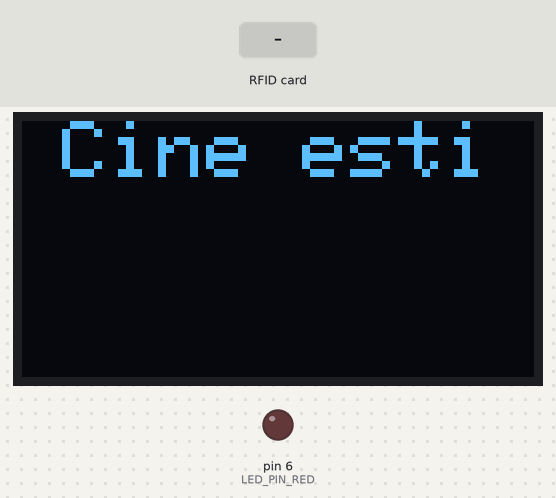
Recording of a sketch running on a simulated Arduino Uno, built with avr-gcc and run on an emulated ATmega328P. On the bench: 128×64 one-colour display, output pins drawn as LEDs (lit = HIGH). Inputs (shaded band) come from the test bench. Pins used as bus, display or sensor lines are not drawn; what the sketch prints to the serial monitor is not drawn.

Above: at 1.3 s.
1.4 s: RFID card 5E 7A 19 C4 held to the reader
At 2.4 s:
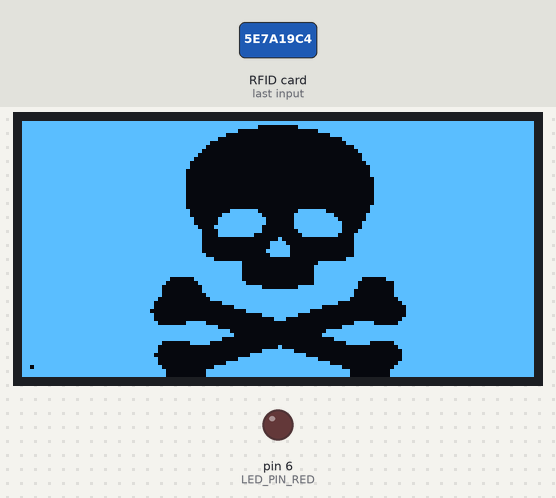
At 9.9 s:
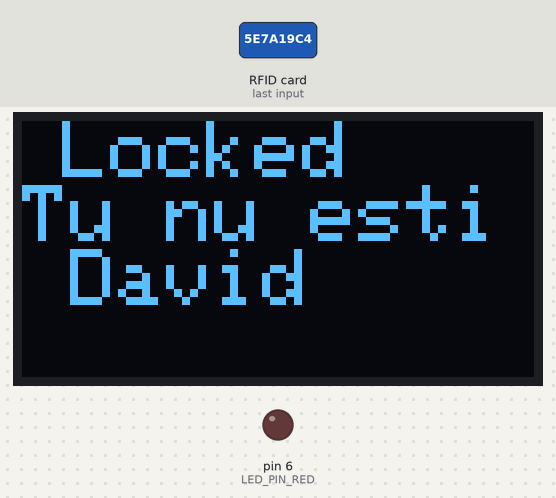
Timing chart, 0 to 10.4 s (numbered marks = the images above; inputs shaded):
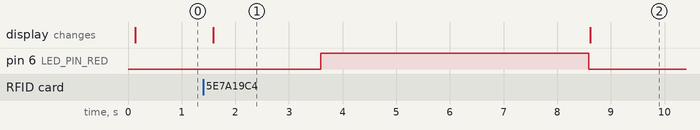

The sketch:

oldANDscanner.ino
```cpp
#include <MFRC522.h>
#include <Adafruit_GFX.h>
#include <Adafruit_SSD1306.h>
#include <SPI.h>

// the project include: Oled, two Leds, rfid and tags
Adafruit_SSD1306 display(128, 64, &Wire, -1);

static const uint8_t  PROGMEM image[] = {    // Paste Image Byte Array
0xff, 0xff, 0xff, 0xff, 0xff, 0xff, 0xff, 0xff, 0xff, 0xff, 0xff, 0xff, 0xff, 0xff, 0xff, 0xff,
  0xff, 0xff, 0xff, 0xff, 0xff, 0xff, 0xff, 0xff, 0xff, 0xff, 0xff, 0xff, 0xff, 0xff, 0xff, 0xff,
  0xff, 0xff, 0xff, 0xff, 0xff, 0xff, 0xff, 0xff, 0xff, 0xff, 0xff, 0xff, 0xff, 0xff, 0xff, 0xff,
  0xff, 0xff, 0xff, 0xff, 0xff, 0xff, 0xff, 0xff, 0xff, 0xff, 0xff, 0xff, 0xff, 0xff, 0xff, 0xff,
  0xff, 0xff, 0xff, 0xff, 0xff, 0xff, 0xff, 0xff, 0xff, 0xff, 0xff, 0xff, 0xff, 0xff, 0xff, 0xff,
  0xff, 0xff, 0xff, 0xff, 0xff, 0xff, 0xf0, 0x00, 0x7f, 0xff, 0xff, 0xff, 0xff, 0xff, 0xff, 0xff,
  0xff, 0xff, 0xff, 0xff, 0xff, 0xff, 0xc0, 0x00, 0x1f, 0xff, 0xff, 0xff, 0xff, 0xff, 0xff, 0xff,
  0xff, 0xff, 0xff, 0xff, 0xff, 0xff, 0x00, 0x00, 0x07, 0xff, 0xff, 0xff, 0xff, 0xff, 0xff, 0xff,
  0xff, 0xff, 0xff, 0xff, 0xff, 0xfe, 0x00, 0x00, 0x07, 0x1f, 0xff, 0xff, 0xff, 0xff, 0xff, 0xff,
  0xff, 0xff, 0xff, 0xff, 0xff, 0xfc, 0x00, 0x00, 0x00, 0x7f, 0xff, 0xff, 0xff, 0xff, 0xff, 0xff,
  0xff, 0xff, 0xff, 0xff, 0xff, 0xf8, 0x00, 0x00, 0x00, 0x00, 0xff, 0xff, 0xff, 0xff, 0xff, 0xff,
  0xff, 0xff, 0xff, 0xff, 0xff, 0xe0, 0x00, 0x00, 0x00, 0x00, 0x7f, 0xff, 0xff, 0xff, 0xff, 0xff,
  0xff, 0xff, 0xff, 0xff, 0xff, 0xc0, 0x00, 0x00, 0x00, 0x00, 0x3f, 0xff, 0xff, 0xff, 0xff, 0xff,
  0xff, 0xff, 0xff, 0xff, 0xff, 0x80, 0x00, 0x00, 0x00, 0x00, 0x1f, 0xff, 0xff, 0xff, 0xff, 0xff,
  0xff, 0xff, 0xff, 0xff, 0xff, 0x00, 0x00, 0x00, 0x00, 0x00, 0x1f, 0xff, 0xff, 0xff, 0xff, 0xff,
  0xff, 0xff, 0xff, 0xff, 0xff, 0x00, 0x00, 0x00, 0x00, 0x00, 0x1f, 0xff, 0xff, 0xff, 0xff, 0xff,
  0xff, 0xff, 0xff, 0xff, 0xff, 0x00, 0x0e, 0x00, 0xb0, 0x00, 0x0f, 0xff, 0xff, 0xff, 0xff, 0xff,
  0xff, 0xff, 0xff, 0xff, 0xfe, 0x00, 0x3f, 0xff, 0xfc, 0x00, 0x07, 0xff, 0xff, 0xff, 0xff, 0xff,
  0xff, 0xff, 0xff, 0xff, 0xfc, 0x00, 0xff, 0xff, 0xff, 0x00, 0x07, 0xff, 0xff, 0xff, 0xff, 0xff,
  0xff, 0xff, 0xff, 0xff, 0xfc, 0x03, 0xff, 0xff, 0xff, 0xc0, 0x07, 0xff, 0xff, 0xff, 0xff, 0xff,
  0xff, 0xff, 0xff, 0xff, 0xf8, 0x07, 0xff, 0xff, 0xff, 0xc0, 0x07, 0xff, 0xff, 0xff, 0xff, 0xff,
  0xff, 0xff, 0xff, 0xff, 0xf0, 0x07, 0xff, 0xff, 0xff, 0xe0, 0x03, 0xff, 0xff, 0xff, 0xff, 0xff,
  0xff, 0xff, 0xff, 0xff, 0xf0, 0x0f, 0xff, 0xff, 0xff, 0xe0, 0x03, 0xff, 0xff, 0xff, 0xff, 0xff,
  0xff, 0xff, 0xff, 0xff, 0xf0, 0x0f, 0xff, 0xff, 0xff, 0xf0, 0x01, 0xff, 0xff, 0xff, 0xff, 0xff,
  0xff, 0xff, 0xff, 0xff, 0xf0, 0x1f, 0xff, 0xff, 0xff, 0xf8, 0x01, 0xff, 0xff, 0xff, 0xff, 0xff,
  0xff, 0xff, 0xff, 0xff, 0xf0, 0x1f, 0xc3, 0xf8, 0x00, 0x1c, 0x01, 0xff, 0xff, 0xff, 0xff, 0xff,
  0xff, 0xff, 0xff, 0xff, 0xf0, 0x1c, 0x00, 0xe0, 0x00, 0x0c, 0x01, 0xff, 0xff, 0xff, 0xff, 0xff,
  0xff, 0xff, 0xff, 0xff, 0xe0, 0x30, 0x00, 0x70, 0x00, 0x04, 0x03, 0xff, 0xff, 0xff, 0xff, 0xff,
  0xff, 0xff, 0xff, 0xff, 0xe0, 0x20, 0x00, 0x30, 0x00, 0x06, 0x03, 0xff, 0xff, 0xff, 0xff, 0xff,
  0xff, 0xff, 0xff, 0xff, 0xf0, 0x27, 0x00, 0x78, 0x00, 0x06, 0x03, 0xff, 0xff, 0xff, 0xff, 0xff,
  0xff, 0xff, 0xf8, 0xff, 0xf0, 0x7c, 0x00, 0x7c, 0x00, 0x0e, 0x03, 0xff, 0xff, 0xff, 0xff, 0xff,
  0xff, 0xff, 0xf8, 0xff, 0xf0, 0x78, 0x00, 0x7c, 0x00, 0x27, 0x07, 0xff, 0xff, 0xff, 0xff, 0xff,
  0xff, 0xff, 0xf8, 0xff, 0xf0, 0x78, 0x00, 0xfe, 0x00, 0x1f, 0x07, 0xff, 0xff, 0xff, 0xff, 0xff,
  0xff, 0xff, 0xf0, 0xff, 0xf0, 0x7f, 0x81, 0xff, 0x00, 0x3f, 0x00, 0xff, 0xff, 0xff, 0xff, 0xff,
  0xff, 0xff, 0xf0, 0xff, 0xe0, 0x7e, 0x0f, 0xff, 0x81, 0xff, 0x00, 0xff, 0xff, 0xff, 0xff, 0xff,
  0xff, 0xff, 0xe1, 0xff, 0xe0, 0x7f, 0xff, 0xff, 0xa3, 0xff, 0x00, 0xff, 0xff, 0xff, 0xff, 0xff,
  0xff, 0xff, 0xe1, 0xff, 0xc4, 0x7f, 0xfb, 0xff, 0xc7, 0xff, 0x00, 0xff, 0xff, 0xff, 0xff, 0xff,
  0xff, 0xff, 0x83, 0xff, 0xc4, 0x7f, 0xe7, 0x81, 0xc1, 0xff, 0x00, 0xff, 0xff, 0xff, 0xff, 0xff,
  0xff, 0xff, 0x03, 0xff, 0xe6, 0x7f, 0x8c, 0x00, 0x00, 0x7f, 0x40, 0xff, 0xff, 0xff, 0xff, 0xff,
  0xff, 0xff, 0x07, 0xff, 0xe7, 0x7f, 0x04, 0x00, 0x00, 0x3f, 0xc0, 0xff, 0xff, 0xff, 0xff, 0xff,
  0xff, 0xfe, 0x07, 0xff, 0xe5, 0xfe, 0x0c, 0x00, 0x00, 0x0e, 0xc1, 0xff, 0xff, 0xff, 0xff, 0xff,
  0xff, 0xff, 0x8f, 0xff, 0xf5, 0xfc, 0x0e, 0x00, 0x00, 0x0f, 0x53, 0xff, 0xff, 0xff, 0xff, 0xff,
  0xff, 0xff, 0x0f, 0xff, 0xf3, 0xfc, 0x0f, 0x81, 0xf0, 0x0e, 0x7f, 0xff, 0xff, 0xff, 0xff, 0xff,
  0xff, 0xff, 0x8f, 0xff, 0xfb, 0xf8, 0x3f, 0x00, 0x00, 0x02, 0x27, 0xff, 0xff, 0xff, 0xff, 0xff,
  0xff, 0xff, 0xff, 0xff, 0xff, 0xd8, 0x30, 0x00, 0x00, 0x02, 0x9f, 0xff, 0xff, 0xff, 0xff, 0xff,
  0xff, 0xff, 0xff, 0xff, 0xff, 0x3d, 0x00, 0x24, 0x00, 0x02, 0xff, 0xff, 0xff, 0xff, 0xff, 0xff,
  0xff, 0xff, 0xfe, 0x0f, 0xff, 0xfd, 0x07, 0xff, 0x00, 0x01, 0xff, 0xff, 0xff, 0xff, 0xff, 0xff,
  0xff, 0xff, 0xf8, 0x01, 0xff, 0xff, 0xfe, 0x00, 0xe0, 0x03, 0xff, 0xff, 0xff, 0xff, 0xff, 0xff,
  0xff, 0xff, 0xff, 0xc0, 0x7f, 0xff, 0xff, 0x00, 0x00, 0x03, 0xff, 0xff, 0xff, 0xff, 0xff, 0xff,
  0xff, 0xff, 0xff, 0xe0, 0x3f, 0xff, 0xfc, 0x00, 0x00, 0x03, 0xff, 0xff, 0xff, 0xff, 0xff, 0xff,
  0xff, 0xff, 0xff, 0xf0, 0x0f, 0xf9, 0xfc, 0x00, 0x00, 0x03, 0xff, 0xff, 0xff, 0xff, 0xff, 0xff,
  0xff, 0xff, 0xfc, 0x1f, 0xc7, 0xfd, 0xf8, 0x00, 0x0c, 0x03, 0xff, 0xff, 0xff, 0xff, 0xff, 0xff,
  0xff, 0xff, 0xf8, 0x07, 0xff, 0xff, 0xfc, 0x00, 0x7e, 0x03, 0xff, 0xff, 0xff, 0xff, 0xff, 0xff,
  0xff, 0xff, 0xfc, 0x00, 0x3f, 0xff, 0xff, 0xc1, 0xfc, 0x27, 0xff, 0xff, 0xff, 0xff, 0xff, 0xff,
  0xff, 0xff, 0xfe, 0x00, 0x0f, 0xff, 0xff, 0x80, 0xe0, 0x27, 0xff, 0xff, 0xff, 0xff, 0xff, 0xff,
  0xff, 0xff, 0xff, 0xc0, 0x03, 0xff, 0xc0, 0x00, 0x00, 0x07, 0xff, 0xff, 0xff, 0xff, 0xff, 0xff,
  0xff, 0xff, 0xf9, 0xf0, 0x03, 0xff, 0xe0, 0x00, 0x00, 0x07, 0xff, 0xff, 0xff, 0xff, 0xff, 0xff,
  0xff, 0xff, 0xf0, 0x3f, 0x87, 0xff, 0xf0, 0x00, 0x00, 0x03, 0xff, 0xff, 0xff, 0xff, 0xff, 0xff,
  0xff, 0xff, 0xc0, 0x03, 0xff, 0xff, 0xfc, 0x00, 0x00, 0x0b, 0xff, 0xff, 0xff, 0xff, 0xff, 0xff,
  0xff, 0xff, 0xec, 0x00, 0x3f, 0xff, 0xfe, 0x00, 0x00, 0x03, 0xff, 0xff, 0xff, 0xff, 0xff, 0xff,
  0xff, 0xff, 0xfc, 0x00, 0x0f, 0xff, 0xff, 0x00, 0x00, 0x03, 0xff, 0xff, 0xff, 0xff, 0xff, 0xff,
  0xff, 0xff, 0xf9, 0x00, 0x1f, 0xfd, 0xff, 0xc0, 0x1c, 0x07, 0xff, 0xff, 0xff, 0xff, 0xff, 0xff,
  0xff, 0xff, 0xf0, 0x60, 0x3f, 0xfd, 0xff, 0xf0, 0x3e, 0x0f, 0xff, 0xff, 0xff, 0xff, 0xff, 0xff,
  0xbf, 0xff, 0xe0, 0x01, 0xef, 0xfd, 0xff, 0xf0, 0x1c, 0x07, 0xff, 0xff, 0xff, 0xff, 0xff, 0xff
};

static const uint8_t  PROGMEM craniu [] = {
  0xff, 0xff, 0xff, 0xff, 0xff, 0xff, 0xff, 0xff, 0xff, 0xff, 0xff, 0xff, 0xff, 0xff, 0xff, 0xff,
  0xff, 0xff, 0xff, 0xff, 0xff, 0xff, 0xff, 0xe0, 0x07, 0xff, 0xff, 0xff, 0xff, 0xff, 0xff, 0xff,
  0xff, 0xff, 0xff, 0xff, 0xff, 0xff, 0xfc, 0x00, 0x00, 0x3f, 0xff, 0xff, 0xff, 0xff, 0xff, 0xff,
  0xff, 0xff, 0xff, 0xff, 0xff, 0xff, 0xe0, 0x00, 0x00, 0x07, 0xff, 0xff, 0xff, 0xff, 0xff, 0xff,
  0xff, 0xff, 0xff, 0xff, 0xff, 0xff, 0x80, 0x00, 0x00, 0x00, 0xff, 0xff, 0xff, 0xff, 0xff, 0xff,
  0xff, 0xff, 0xff, 0xff, 0xff, 0xfe, 0x00, 0x00, 0x00, 0x00, 0x7f, 0xff, 0xff, 0xff, 0xff, 0xff,
  0xff, 0xff, 0xff, 0xff, 0xff, 0xfc, 0x00, 0x00, 0x00, 0x00, 0x1f, 0xff, 0xff, 0xff, 0xff, 0xff,
  0xff, 0xff, 0xff, 0xff, 0xff, 0xf8, 0x00, 0x00, 0x00, 0x00, 0x0f, 0xff, 0xff, 0xff, 0xff, 0xff,
  0xff, 0xff, 0xff, 0xff, 0xff, 0xf0, 0x00, 0x00, 0x00, 0x00, 0x07, 0xff, 0xff, 0xff, 0xff, 0xff,
  0xff, 0xff, 0xff, 0xff, 0xff, 0xe0, 0x00, 0x00, 0x00, 0x00, 0x07, 0xff, 0xff, 0xff, 0xff, 0xff,
  0xff, 0xff, 0xff, 0xff, 0xff, 0xc0, 0x00, 0x00, 0x00, 0x00, 0x03, 0xff, 0xff, 0xff, 0xff, 0xff,
  0xff, 0xff, 0xff, 0xff, 0xff, 0xc0, 0x00, 0x00, 0x00, 0x00, 0x01, 0xff, 0xff, 0xff, 0xff, 0xff,
  0xff, 0xff, 0xff, 0xff, 0xff, 0x80, 0x00, 0x00, 0x00, 0x00, 0x01, 0xff, 0xff, 0xff, 0xff, 0xff,
  0xff, 0xff, 0xff, 0xff, 0xff, 0x80, 0x00, 0x00, 0x00, 0x00, 0x01, 0xff, 0xff, 0xff, 0xff, 0xff,
  0xff, 0xff, 0xff, 0xff, 0xff, 0x80, 0x00, 0x00, 0x00, 0x00, 0x00, 0xff, 0xff, 0xff, 0xff, 0xff,
  0xff, 0xff, 0xff, 0xff, 0xff, 0x80, 0x00, 0x00, 0x00, 0x00, 0x00, 0xff, 0xff, 0xff, 0xff, 0xff,
  0xff, 0xff, 0xff, 0xff, 0xff, 0x80, 0x00, 0x00, 0x00, 0x00, 0x00, 0xff, 0xff, 0xff, 0xff, 0xff,
  0xff, 0xff, 0xff, 0xff, 0xff, 0x80, 0x00, 0x00, 0x00, 0x00, 0x00, 0xff, 0xff, 0xff, 0xff, 0xff,
  0xff, 0xff, 0xff, 0xff, 0xff, 0x80, 0x00, 0x00, 0x00, 0x00, 0x00, 0xff, 0xff, 0xff, 0xff, 0xff,
  0xff, 0xff, 0xff, 0xff, 0xff, 0x80, 0x00, 0x00, 0x00, 0x00, 0x00, 0xff, 0xff, 0xff, 0xff, 0xff,
  0xff, 0xff, 0xff, 0xff, 0xff, 0x80, 0x00, 0x00, 0x00, 0x00, 0x00, 0xff, 0xff, 0xff, 0xff, 0xff,
  0xff, 0xff, 0xff, 0xff, 0xff, 0x80, 0x00, 0x00, 0x00, 0x00, 0x01, 0xff, 0xff, 0xff, 0xff, 0xff,
  0xff, 0xff, 0xff, 0xff, 0xff, 0xc0, 0x0f, 0xe0, 0x07, 0xf0, 0x01, 0xff, 0xff, 0xff, 0xff, 0xff,
  0xff, 0xff, 0xff, 0xff, 0xff, 0xc0, 0x3f, 0xf0, 0x0f, 0xfc, 0x03, 0xff, 0xff, 0xff, 0xff, 0xff,
  0xff, 0xff, 0xff, 0xff, 0xff, 0xe0, 0x7f, 0xf8, 0x0f, 0xfe, 0x03, 0xff, 0xff, 0xff, 0xff, 0xff,
  0xff, 0xff, 0xff, 0xff, 0xff, 0xe0, 0x7f, 0xf8, 0x0f, 0xff, 0x07, 0xff, 0xff, 0xff, 0xff, 0xff,
  0xff, 0xff, 0xff, 0xff, 0xff, 0xf0, 0xff, 0xf0, 0x0f, 0xff, 0x07, 0xff, 0xff, 0xff, 0xff, 0xff,
  0xff, 0xff, 0xff, 0xff, 0xff, 0xf8, 0x7f, 0xf0, 0x07, 0xff, 0x0f, 0xff, 0xff, 0xff, 0xff, 0xff,
  0xff, 0xff, 0xff, 0xff, 0xff, 0xf8, 0x7f, 0xc0, 0x03, 0xfe, 0x1f, 0xff, 0xff, 0xff, 0xff, 0xff,
  0xff, 0xff, 0xff, 0xff, 0xff, 0xf8, 0x00, 0x00, 0x80, 0x00, 0x1f, 0xff, 0xff, 0xff, 0xff, 0xff,
  0xff, 0xff, 0xff, 0xff, 0xff, 0xf8, 0x00, 0x03, 0xc0, 0x00, 0x1f, 0xff, 0xff, 0xff, 0xff, 0xff,
  0xff, 0xff, 0xff, 0xff, 0xff, 0xf8, 0x00, 0x03, 0xe0, 0x00, 0x1f, 0xff, 0xff, 0xff, 0xff, 0xff,
  0xff, 0xff, 0xff, 0xff, 0xff, 0xf8, 0x00, 0x07, 0xe0, 0x00, 0x1f, 0xff, 0xff, 0xff, 0xff, 0xff,
  0xff, 0xff, 0xff, 0xff, 0xff, 0xfc, 0x00, 0x03, 0xe0, 0x00, 0x1f, 0xff, 0xff, 0xff, 0xff, 0xff,
  0xff, 0xff, 0xff, 0xff, 0xff, 0xff, 0x00, 0x00, 0x00, 0x00, 0x7f, 0xff, 0xff, 0xff, 0xff, 0xff,
  0xff, 0xff, 0xff, 0xff, 0xff, 0xff, 0xfe, 0x00, 0x00, 0x3f, 0xff, 0xff, 0xff, 0xff, 0xff, 0xff,
  0xff, 0xff, 0xff, 0xff, 0xff, 0xff, 0xfe, 0x00, 0x00, 0x7f, 0xff, 0xff, 0xff, 0xff, 0xff, 0xff,
  0xff, 0xff, 0xff, 0xff, 0xff, 0xff, 0xfe, 0x00, 0x00, 0x7f, 0xff, 0xff, 0xff, 0xff, 0xff, 0xff,
  0xff, 0xff, 0xff, 0xff, 0xff, 0xff, 0xfe, 0x00, 0x00, 0x7f, 0xff, 0xff, 0xff, 0xff, 0xff, 0xff,
  0xff, 0xff, 0xff, 0xff, 0xf8, 0x1f, 0xfe, 0x00, 0x00, 0x7f, 0xf8, 0x1f, 0xff, 0xff, 0xff, 0xff,
  0xff, 0xff, 0xff, 0xff, 0xf0, 0x0f, 0xff, 0x00, 0x00, 0x7f, 0xf0, 0x07, 0xff, 0xff, 0xff, 0xff,
  0xff, 0xff, 0xff, 0xff, 0xe0, 0x07, 0xff, 0xf0, 0x07, 0xff, 0xf0, 0x07, 0xff, 0xff, 0xff, 0xff,
  0xff, 0xff, 0xff, 0xff, 0xe0, 0x07, 0xff, 0xff, 0xff, 0xff, 0xe0, 0x07, 0xff, 0xff, 0xff, 0xff,
  0xff, 0xff, 0xff, 0xff, 0xe0, 0x03, 0xff, 0xff, 0xff, 0xff, 0xe0, 0x07, 0xff, 0xff, 0xff, 0xff,
  0xff, 0xff, 0xff, 0xff, 0xc0, 0x01, 0xff, 0xff, 0xff, 0xff, 0xc0, 0x03, 0xff, 0xff, 0xff, 0xff,
  0xff, 0xff, 0xff, 0xff, 0x80, 0x00, 0x3f, 0xff, 0xff, 0xfe, 0x00, 0x01, 0xff, 0xff, 0xff, 0xff,
  0xff, 0xff, 0xff, 0xff, 0x80, 0x00, 0x07, 0xff, 0xff, 0xe0, 0x00, 0x00, 0xff, 0xff, 0xff, 0xff,
  0xff, 0xff, 0xff, 0xff, 0x00, 0x00, 0x00, 0xff, 0xff, 0x00, 0x00, 0x00, 0xff, 0xff, 0xff, 0xff,
  0xff, 0xff, 0xff, 0xff, 0x80, 0x00, 0x00, 0x0f, 0xf8, 0x00, 0x00, 0x00, 0xff, 0xff, 0xff, 0xff,
  0xff, 0xff, 0xff, 0xff, 0x80, 0x00, 0x00, 0x01, 0xc0, 0x00, 0x00, 0x01, 0xff, 0xff, 0xff, 0xff,
  0xff, 0xff, 0xff, 0xff, 0xc0, 0x7c, 0x00, 0x00, 0x00, 0x00, 0x1f, 0x03, 0xff, 0xff, 0xff, 0xff,
  0xff, 0xff, 0xff, 0xff, 0xff, 0xff, 0x80, 0x00, 0x00, 0x00, 0xff, 0xff, 0xff, 0xff, 0xff, 0xff,
  0xff, 0xff, 0xff, 0xff, 0xff, 0xff, 0xf0, 0x00, 0x00, 0x0f, 0xff, 0xff, 0xff, 0xff, 0xff, 0xff,
  0xff, 0xff, 0xff, 0xff, 0xff, 0xff, 0xf8, 0x00, 0x00, 0x1f, 0xff, 0xff, 0xff, 0xff, 0xff, 0xff,
  0xff, 0xff, 0xff, 0xff, 0xff, 0xff, 0xc0, 0x00, 0x00, 0x03, 0xff, 0xff, 0xff, 0xff, 0xff, 0xff,
  0xff, 0xff, 0xff, 0xff, 0xe0, 0x3e, 0x00, 0x00, 0x00, 0x00, 0x7e, 0x07, 0xff, 0xff, 0xff, 0xff,
  0xff, 0xff, 0xff, 0xff, 0xc0, 0x00, 0x00, 0x00, 0x80, 0x00, 0x00, 0x03, 0xff, 0xff, 0xff, 0xff,
  0xff, 0xff, 0xff, 0xff, 0xc0, 0x00, 0x00, 0x0f, 0xf0, 0x00, 0x00, 0x01, 0xff, 0xff, 0xff, 0xff,
  0xff, 0xff, 0xff, 0xff, 0x80, 0x00, 0x00, 0x7f, 0xfe, 0x00, 0x00, 0x01, 0xff, 0xff, 0xff, 0xff,
  0xff, 0xff, 0xff, 0xff, 0xc0, 0x00, 0x03, 0xff, 0xff, 0xc0, 0x00, 0x01, 0xff, 0xff, 0xff, 0xff,
  0xff, 0xff, 0xff, 0xff, 0xc0, 0x00, 0x1f, 0xff, 0xff, 0xf8, 0x00, 0x03, 0xff, 0xff, 0xff, 0xff,
  0xdf, 0xff, 0xff, 0xff, 0xe0, 0x00, 0xff, 0xff, 0xff, 0xff, 0x00, 0x07, 0xff, 0xff, 0xff, 0xff,
  0xff, 0xff, 0xff, 0xff, 0xf0, 0x03, 0xff, 0xff, 0xff, 0xff, 0xc0, 0x0f, 0xff, 0xff, 0xff, 0xff,
  0xff, 0xff, 0xff, 0xff, 0xf0, 0x03, 0xff, 0xff, 0xff, 0xff, 0xc0, 0x0f, 0xff, 0xff, 0xff, 0xff
};

#define OLED_RESET A4
#define SS_PIN 10
#define RST_PIN 9

#define LED_PIN_RED 6
#define LED_PIN_GREEN 7

MFRC522 rfid(SS_PIN, RST_PIN);

MFRC522::MIFARE_Key key;

int code[] = {249,179,232,193}; //This is the stored UID
int codeRead = 0;
String uidString;
void setup() {

  Serial.begin(9600);
  SPI.begin();
  rfid.PCD_Init();

  display.begin(SSD1306_SWITCHCAPVCC, 0x3C);

  // Clear the buffer.
  display.clearDisplay();
  display.display();
  display.setTextColor(WHITE);
  display.setTextSize(2);
  display.setCursor(10,0);
  display.print("Cine esti");
  display.display();
}

void loop() {
  if(rfid.PICC_IsNewCardPresent())
  {
      readRFID();
  }
  delay(100);

}

void readRFID()
{

  rfid.PICC_ReadCardSerial();
  Serial.print(F("\nPICC type: "));
  MFRC522::PICC_Type piccType = rfid.PICC_GetType(rfid.uid.sak);
  Serial.println(rfid.PICC_GetTypeName(piccType));


  if (piccType != MFRC522::PICC_TYPE_MIFARE_MINI &&
    piccType != MFRC522::PICC_TYPE_MIFARE_1K &&
    piccType != MFRC522::PICC_TYPE_MIFARE_4K) {
    Serial.println(F("Your tag is not of type MIFARE Classic."));
    return;
  }

    clearUID();

    Serial.println("Scanned PICC's UID:");
    printDec(rfid.uid.uidByte, rfid.uid.size);

    uidString = String(rfid.uid.uidByte[0])+" "+String(rfid.uid.uidByte[1])+" "+String(rfid.uid.uidByte[2])+ " "+String(rfid.uid.uidByte[3]);


    int i = 0;
    boolean match = true;
    while(i<rfid.uid.size)
    {
      if(!(rfid.uid.uidByte[i] == code[i]))
      {
           match = false;
      }
      i++;
    }

    if(match)
    {
      print1();
      delay(2000);
      display.clearDisplay();
      pinMode(LED_PIN_GREEN, OUTPUT);
      digitalWrite(LED_PIN_GREEN, HIGH);
      delay(5000);
      digitalWrite(LED_PIN_GREEN, LOW);
      printUnlockMessage();
      display.clearDisplay();
    }else
    {
      Serial.print("la ba");
      print2();
      delay(2000);
      display.clearDisplay();
      pinMode(LED_PIN_RED, OUTPUT);
  digitalWrite(LED_PIN_RED, HIGH);
  delay(5000);
  digitalWrite(LED_PIN_RED, LOW);
      printLockMessage();
      display.clearDisplay();
    }


  rfid.PICC_HaltA();


  rfid.PCD_StopCrypto1();
}

void printDec(byte *buffer, byte bufferSize) {
  for (byte i = 0; i < bufferSize; i++) {
    Serial.print(buffer[i] < 0x10 ? " 0" : " ");
    Serial.print(buffer[i], DEC);
  }
}

  void clearUID()
  {
    display.setTextColor(BLACK);
    display.setTextSize(1);
    display.setCursor(30,20);

    display.display();
  }

  void print1()
  {

    Serial.begin(115200);
    display.clearDisplay();
    display.drawBitmap(0, 0, image, 128, 64, 1);
    display.display();
    Serial.print("BLa nla ba");
  }
  void printUnlockMessage()
  {
    display.setTextColor(WHITE);
    display.setTextSize(2);
    display.setCursor(10,0);
    display.print("Unlocked");
    display.print("\nBuna David");//your message
    display.display();
  }

   void printLockMessage()
  {
    display.setTextColor(WHITE);
    display.setTextSize(2);
    display.setCursor(10,0);
    display.print("Locked");
    display.print("\nTu nu esti David"); //your message
    display.display();
  }
  void print2()
  {
    Serial.begin(115200);

    display.clearDisplay();
    display.drawBitmap(0, 0, craniu, 128, 64, 1);
    display.display();
  }
```

Measured:
- after the input at 1.4 s, pin 6 (LED_PIN_RED): LOW → HIGH after 2.2 s, → LOW 5.0 s later; the display: changes after 0.19 s (image 1)
- what the display in image 1 shows lasts 7.0 s, from 1.6 s to 8.6 s
